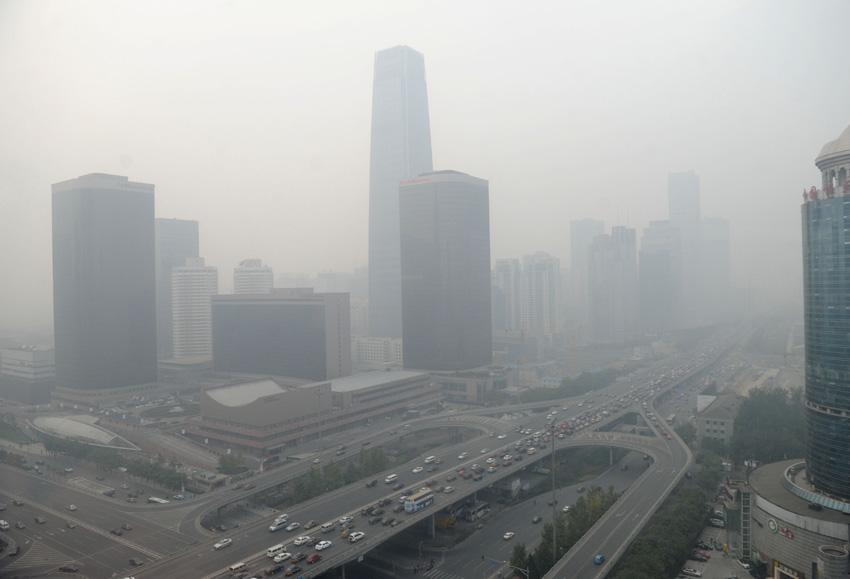
#> input picture 大三下/计算机视觉/实验/实验1/smog.jpg, 850 x 579 px
$ python '202103151422 温家伟 实验一（1）.py'
#> lines starting #> are read from the running program, lines starting #| are printed output that depends on the picture
import cv2
import matplotlib.pyplot as plt

# 读取图像
img = cv2.imread("smog.jpg")
#> img is the input picture: shape (579, 850, 3); mean B, G, R 159.2, 159.6, 157.2

# 转为灰度图像
gray = cv2.cvtColor(img, cv2.COLOR_BGR2GRAY)

# 直方图均衡化
equ_histogram = cv2.equalizeHist(gray)
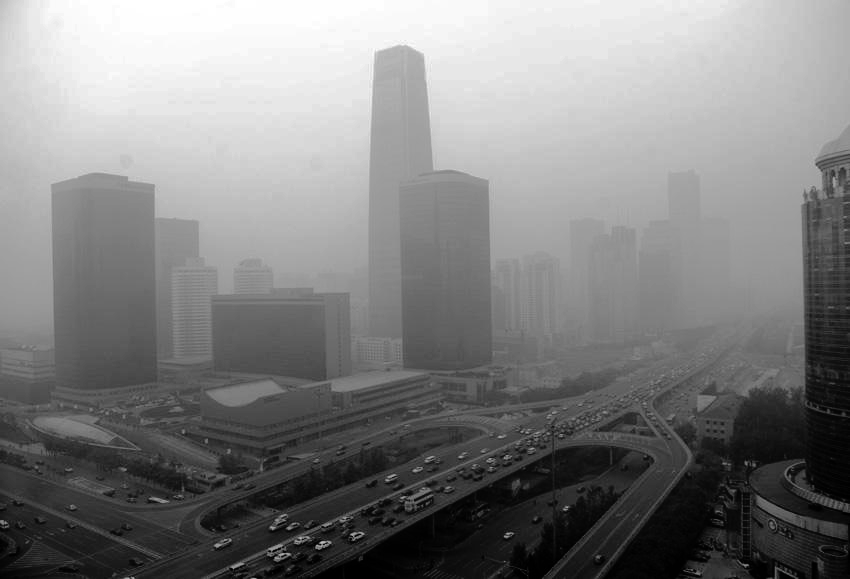
#> equ_histogram: shape (579, 850); min 0, max 255, mean 128.3

# 创建一个 2x3 的画布，用于展示多个图像和直方图
plt.figure(figsize=(12, 6))

# 设置中文字体
plt.rcParams['font.sans-serif'] = ['SimHei']  # 使用黑体显示中文
plt.rcParams['axes.unicode_minus'] = False  # 解决负号显示为方块的问题

# 显示原始图像
plt.subplot(2, 3, 1)
plt.imshow(cv2.cvtColor(img, cv2.COLOR_BGR2RGB))
plt.title('原始图像')

# 显示灰度图像
plt.subplot(2, 3, 2)
plt.imshow(gray, cmap='gray')
plt.title('灰度图像')

# 显示直方图均衡化后的图像
plt.subplot(2, 3, 3)
plt.imshow(equ_histogram, cmap='gray')
plt.title('直方图均衡化后图像')

# 保存直方图均衡化后的图像
cv2.imwrite("result.jpg", equ_histogram)

# 绘制原始灰度图像的直方图
plt.subplot(2, 3, 5)
plt.hist(gray.flatten(), bins=256, range=[0, 256], color='r', histtype='bar')
plt.title('灰度直方图')

# 绘制直方图均衡化后图像的直方图
plt.subplot(2, 3, 6)
plt.hist(equ_histogram.flatten(), bins=256, range=[0, 256], color='r', histtype='bar')
plt.title('直方图均衡化后直方图')

# 显示图像和直方图
plt.show()
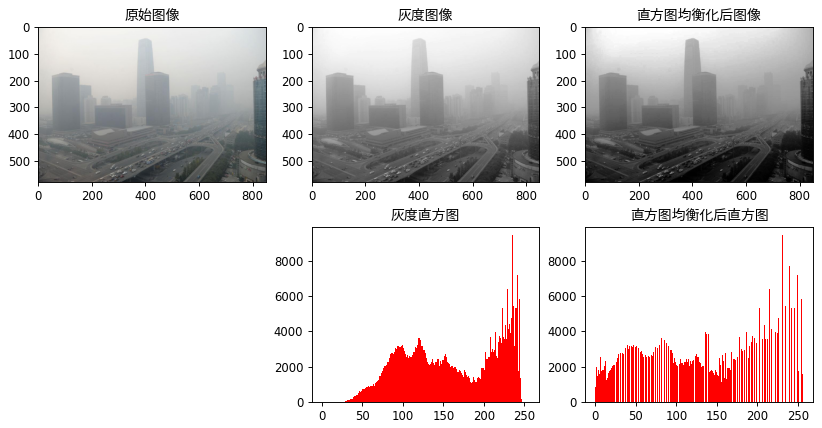
#> figure drawn by matplotlib, 5 panels; panel 4: tallest bar 9449 high, from x = 235 to 236; panel 5: tallest bar 9449 high, from x = 231 to 232
